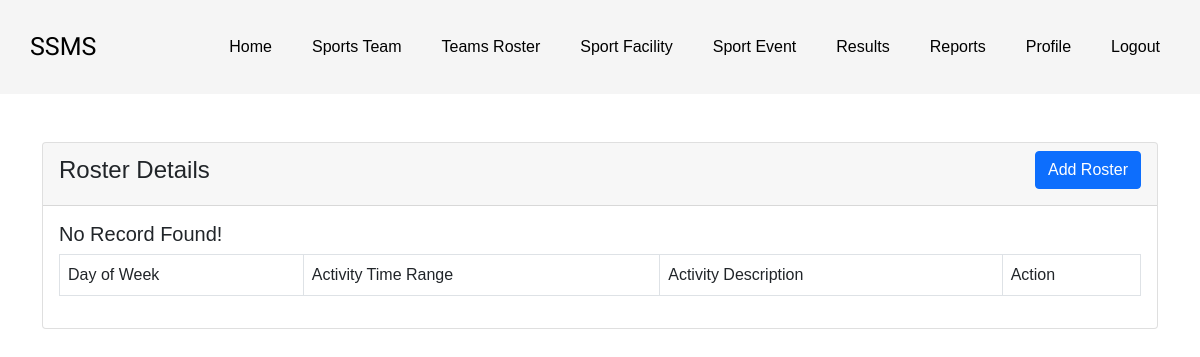
The page /coach/teams_roster_details.php (signed in) on the database as committed earlier.
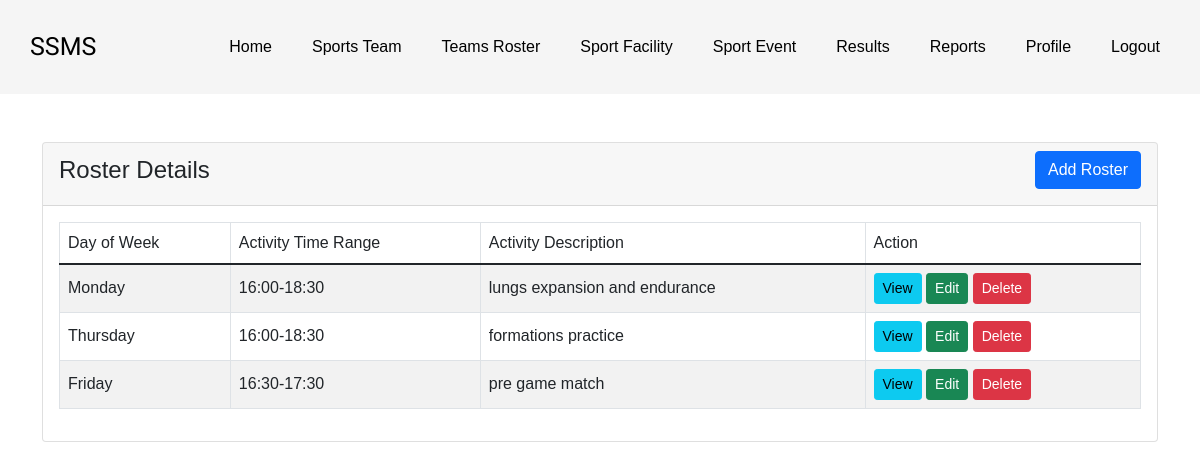
The same page on the database as committed later.
### tables this page shows
CREATE TABLE `teams_roster` (
  `id` int(11) NOT NULL,
  `coach_id` int(11) DEFAULT NULL,
  `day_of_week` enum('Monday','Tuesday','Wednesday','Thursday','Friday','Saturday','Sunday') DEFAULT NULL,
  `activity_time_range` varchar(50) DEFAULT NULL,
  `activity_description` varchar(255) DEFAULT NULL
);

### coach/teams_roster_details.php (the view, shortened to what this page needs)
<?php
require '../includes/dbh.inc.php';
?>
<!doctype html>
<html lang="en">
<head>
    <link href="https://cdn.jsdelivr.net/npm/bootstrap@5.1.3/dist/css/bootstrap.min.css" rel="stylesheet">
</head>
<?php include('../includes/coach_header.inc.php'); ?>
<body>
<div class="container mt-5">
    <div class="row">
        <div class="col-md-12">
            <div class="card">
                <div class="card-header">
                    <h4 class="d-flex justify-content-between align-items-center">
                        <span>Roster Details</span>
                        <a href="teams_roster_create.php" class="btn btn-primary">Add Roster</a>
                    </h4>
                </div>
                <div class="card-body table-responsive">
                    <table class="table table-bordered table-striped">
                        <thead>
                        <tr>
                            <th>Day of Week</th>
                            <th>Activity Time Range</th>
                            <th>Activity Description</th>
                            <th>Action</th>
                        </tr>
                        </thead>
                        <tbody>
                        <?php
                        $coach_id = $_SESSION['user_id'];
                        $query = "SELECT * FROM teams_roster WHERE coach_id = '$coach_id'";
                        $query_run = mysqli_query($con, $query);
                        if (mysqli_num_rows($query_run) > 0) {
                            foreach ($query_run as $roster) {
                                ?>
                                <tr>
                                    <td><?= $roster['day_of_week']; ?></td>
                                    <td><?= $roster['activity_time_range']; ?></td>
                                    <td><?= $roster['activity_description']; ?></td>
                                    <td>
                                        <a href="teams_roster_view.php?id=<?= $roster['id']; ?>" class="btn btn-info btn-sm">View</a>
                                        <a href="teams_roster_edit.php?id=<?= $roster['id']; ?>" class="btn btn-success btn-sm">Edit</a>
                                        <form action="teams_roster_details.php" method="POST" class="d-inline">
                                            <button type="submit" class="btn btn-danger btn-sm">Delete</button>
                                        </form>
                                    </td>
                                </tr>
                                <?php
                            }
                        } else {
                            echo "<h5>No Record Found!</h5>";
                        }
                        ?>
                        </tbody>
                    </table>
                </div>
            </div>
        </div>
    </div>
</div>
</body>
</html>

Rows that differ between the two databases and show on the page:
added teams_roster: day_of_week "Monday", activity_time_range "16:00-18:30", activity_description "lungs expansion and endurance"
added teams_roster: day_of_week "Thursday", activity_time_range "16:00-18:30", activity_description "formations practice"
added teams_roster: day_of_week "Friday", activity_time_range "16:30-17:30", activity_description "pre game match"
Other text that changed with them:
text no longer shown: "No Record Found!"
